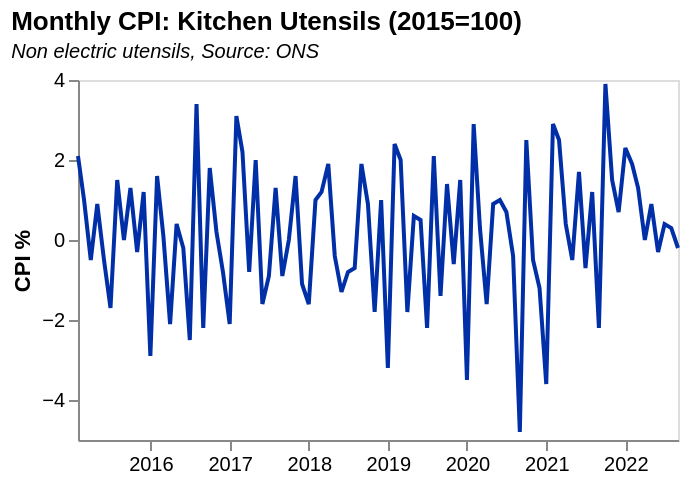

Vega-Lite specification stored for this chart:
### Vega-Lite specification from a JSON file in a GitHub repository (floating-point values rounded to 4 significant figures)
{"$schema": "https://vega.github.io/schema/vega-lite/v5.json", "data": {"values": [{"date": "2015 FEB", "label": "2015 FEB", "month": "February", "quarter": "", "sourceDataset": "MM23", "updateDate": "2017-03-14T00:00:00.000Z", "value": "2.1", "year": "2015"}, {"date": "2015 MAR", "label": "2015 MAR", "month": "March", "quarter": "", "sourceDataset": "MM23", "updateDate": "2017-03-14T00:00:00.000Z", "value": "1.0", "year": "2015"}, {"date": "2015 APR", "label": "2015 APR", "month": "April", "quarter": "", "sourceDataset": "MM23", "updateDate": "2017-03-14T00:00:00.000Z", "value": "-0.5", "year": "2015"}, {"date": "2015 MAY", "label": "2015 MAY", "month": "May", "quarter": "", "sourceDataset": "MM23", "updateDate": "2017-03-14T00:00:00.000Z", "value": "0.9", "year": "2015"}, {"date": "2015 JUN", "label": "2015 JUN", "month": "June", "quarter": "", "sourceDataset": "MM23", "updateDate": "2017-03-14T00:00:00.000Z", "value": "-0.5", "year": "2015"}, {"date": "2015 JUL", "label": "2015 JUL", "month": "July", "quarter": "", "sourceDataset": "MM23", "updateDate": "2017-03-14T00:00:00.000Z", "value": "-1.7", "year": "2015"}, {"date": "2015 AUG", "label": "2015 AUG", "month": "August", "quarter": "", "sourceDataset": "MM23", "updateDate": "2017-03-14T00:00:00.000Z", "value": "1.5", "year": "2015"}, {"date": "2015 SEP", "label": "2015 SEP", "month": "September", "quarter": "", "sourceDataset": "MM23", "updateDate": "2021-08-17T23:00:00.000Z", "value": "0.0", "year": "2015"}, {"date": "2015 OCT", "label": "2015 OCT", "month": "October", "quarter": "", "sourceDataset": "MM23", "updateDate": "2017-03-14T00:00:00.000Z", "value": "1.3", "year": "2015"}, {"date": "2015 NOV", "label": "2015 NOV", "month": "November", "quarter": "", "sourceDataset": "MM23", "updateDate": "2017-03-14T00:00:00.000Z", "value": "-0.3", "year": "2015"}, {"date": "2015 DEC", "label": "2015 DEC", "month": "December", "quarter": "", "sourceDataset": "MM23", "updateDate": "2017-03-14T00:00:00.000Z", "value": "1.2", "year": "2015"}, {"date": "2016 JAN", "label": "2016 JAN", "month": "January", "quarter": "", "sourceDataset": "MM23", "updateDate": "2017-03-14T00:00:00.000Z", "value": "-2.9", "year": "2016"}, {"date": "2016 FEB", "label": "2016 FEB", "month": "February", "quarter": "", "sourceDataset": "MM23", "updateDate": "2017-03-14T00:00:00.000Z", "value": "1.6", "year": "2016"}, {"date": "2016 MAR", "label": "2016 MAR", "month": "March", "quarter": "", "sourceDataset": "MM23", "updateDate": "2017-03-14T00:00:00.000Z", "value": "0.1", "year": "2016"}, {"date": "2016 APR", "label": "2016 APR", "month": "April", "quarter": "", "sourceDataset": "MM23", "updateDate": "2017-03-14T00:00:00.000Z", "value": "-2.1", "year": "2016"}, {"date": "2016 MAY", "label": "2016 MAY", "month": "May", "quarter": "", "sourceDataset": "MM23", "updateDate": "2017-03-14T00:00:00.000Z", "value": "0.4", "year": "2016"}, {"date": "2016 JUN", "label": "2016 JUN", "month": "June", "quarter": "", "sourceDataset": "MM23", "updateDate": "2017-03-14T00:00:00.000Z", "value": "-0.2", "year": "2016"}, {"date": "2016 JUL", "label": "2016 JUL", "month": "July", "quarter": "", "sourceDataset": "MM23", "updateDate": "2017-03-14T00:00:00.000Z", "value": "-2.5", "year": "2016"}, {"date": "2016 AUG", "label": "2016 AUG", "month": "August", "quarter": "", "sourceDataset": "MM23", "updateDate": "2017-03-14T00:00:00.000Z", "value": "3.4", "year": "2016"}, {"date": "2016 SEP", "label": "2016 SEP", "month": "September", "quarter": "", "sourceDataset": "MM23", "updateDate": "2017-03-14T00:00:00.000Z", "value": "-2.2", "year": "2016"}, {"date": "2016 OCT", "label": "2016 OCT", "month": "October", "quarter": "", "sourceDataset": "MM23", "updateDate": "2017-03-14T00:00:00.000Z", "value": "1.8", "year": "2016"}, {"date": "2016 NOV", "label": "2016 NOV", "month": "November", "quarter": "", "sourceDataset": "MM23", "updateDate": "2017-03-14T00:00:00.000Z", "value": "0.2", "year": "2016"}, {"date": "2016 DEC", "label": "2016 DEC", "month": "December", "quarter": "", "sourceDataset": "MM23", "updateDate": "2017-03-14T00:00:00.000Z", "value": "-0.8", "year": "2016"}, {"date": "2017 JAN", "label": "2017 JAN", "month": "January", "quarter": "", "sourceDataset": "MM23", "updateDate": "2017-03-14T00:00:00.000Z", "value": "-2.1", "year": "2017"}, {"date": "2017 FEB", "label": "2017 FEB", "month": "February", "quarter": "", "sourceDataset": "MM23", "updateDate": "2017-03-21T00:00:00.000Z", "value": "3.1", "year": "2017"}, {"date": "2017 MAR", "label": "2017 MAR", "month": "March", "quarter": "", "sourceDataset": "MM23", "updateDate": "2017-04-10T23:00:00.000Z", "value": "2.2", "year": "2017"}, {"date": "2017 APR", "label": "2017 APR", "month": "April", "quarter": "", "sourceDataset": "MM23", "updateDate": "2017-05-15T23:00:00.000Z", "value": "-0.8", "year": "2017"}, {"date": "2017 MAY", "label": "2017 MAY", "month": "May", "quarter": "", "sourceDataset": "MM23", "updateDate": "2017-06-12T23:00:00.000Z", "value": "2.0", "year": "2017"}, {"date": "2017 JUN", "label": "2017 JUN", "month": "June", "quarter": "", "sourceDataset": "MM23", "updateDate": "2017-07-17T23:00:00.000Z", "value": "-1.6", "year": "2017"}, {"date": "2017 JUL", "label": "2017 JUL", "month": "July", "quarter": "", "sourceDataset": "MM23", "updateDate": "2017-08-14T23:00:00.000Z", "value": "-0.9", "year": "2017"}, {"date": "2017 AUG", "label": "2017 AUG", "month": "August", "quarter": "", "sourceDataset": "MM23", "updateDate": "2017-09-11T23:00:00.000Z", "value": "1.3", "year": "2017"}, {"date": "2017 SEP", "label": "2017 SEP", "month": "September", "quarter": "", "sourceDataset": "MM23", "updateDate": "2017-10-16T23:00:00.000Z", "value": "-0.9", "year": "2017"}, {"date": "2017 OCT", "label": "2017 OCT", "month": "October", "quarter": "", "sourceDataset": "MM23", "updateDate": "2017-11-14T00:00:00.000Z", "value": "0.0", "year": "2017"}, {"date": "2017 NOV", "label": "2017 NOV", "month": "November", "quarter": "", "sourceDataset": "MM23", "updateDate": "2017-12-12T00:00:00.000Z", "value": "1.6", "year": "2017"}, {"date": "2017 DEC", "label": "2017 DEC", "month": "December", "quarter": "", "sourceDataset": "MM23", "updateDate": "2018-01-16T00:00:00.000Z", "value": "-1.1", "year": "2017"}, {"date": "2018 JAN", "label": "2018 JAN", "month": "January", "quarter": "", "sourceDataset": "MM23", "updateDate": "2018-02-13T00:00:00.000Z", "value": "-1.6", "year": "2018"}, {"date": "2018 FEB", "label": "2018 FEB", "month": "February", "quarter": "", "sourceDataset": "MM23", "updateDate": "2018-03-20T00:00:00.000Z", "value": "1.0", "year": "2018"}, {"date": "2018 MAR", "label": "2018 MAR", "month": "March", "quarter": "", "sourceDataset": "MM23", "updateDate": "2018-04-17T23:00:00.000Z", "value": "1.2", "year": "2018"}, {"date": "2018 APR", "label": "2018 APR", "month": "April", "quarter": "", "sourceDataset": "MM23", "updateDate": "2018-05-22T23:00:00.000Z", "value": "1.9", "year": "2018"}, {"date": "2018 MAY", "label": "2018 MAY", "month": "May", "quarter": "", "sourceDataset": "MM23", "updateDate": "2018-06-12T23:00:00.000Z", "value": "-0.4", "year": "2018"}, {"date": "2018 JUN", "label": "2018 JUN", "month": "June", "quarter": "", "sourceDataset": "MM23", "updateDate": "2018-07-17T23:00:00.000Z", "value": "-1.3", "year": "2018"}, {"date": "2018 JUL", "label": "2018 JUL", "month": "July", "quarter": "", "sourceDataset": "MM23", "updateDate": "2018-08-14T23:00:00.000Z", "value": "-0.8", "year": "2018"}, {"date": "2018 AUG", "label": "2018 AUG", "month": "August", "quarter": "", "sourceDataset": "MM23", "updateDate": "2018-09-18T23:00:00.000Z", "value": "-0.7", "year": "2018"}, {"date": "2018 SEP", "label": "2018 SEP", "month": "September", "quarter": "", "sourceDataset": "MM23", "updateDate": "2018-10-16T23:00:00.000Z", "value": "1.9", "year": "2018"}, {"date": "2018 OCT", "label": "2018 OCT", "month": "October", "quarter": "", "sourceDataset": "MM23", "updateDate": "2018-11-14T00:00:00.000Z", "value": "0.9", "year": "2018"}, {"date": "2018 NOV", "label": "2018 NOV", "month": "November", "quarter": "", "sourceDataset": "MM23", "updateDate": "2018-12-19T00:00:00.000Z", "value": "-1.8", "year": "2018"}, {"date": "2018 DEC", "label": "2018 DEC", "month": "December", "quarter": "", "sourceDataset": "MM23", "updateDate": "2019-01-16T00:00:00.000Z", "value": "1.0", "year": "2018"}, {"date": "2019 JAN", "label": "2019 JAN", "month": "January", "quarter": "", "sourceDataset": "MM23", "updateDate": "2019-02-13T00:00:00.000Z", "value": "-3.2", "year": "2019"}, {"date": "2019 FEB", "label": "2019 FEB", "month": "February", "quarter": "", "sourceDataset": "MM23", "updateDate": "2019-03-20T00:00:00.000Z", "value": "2.4", "year": "2019"}, {"date": "2019 MAR", "label": "2019 MAR", "month": "March", "quarter": "", "sourceDataset": "MM23", "updateDate": "2019-04-16T23:00:00.000Z", "value": "2.0", "year": "2019"}, {"date": "2019 APR", "label": "2019 APR", "month": "April", "quarter": "", "sourceDataset": "MM23", "updateDate": "2019-05-21T23:00:00.000Z", "value": "-1.8", "year": "2019"}, {"date": "2019 MAY", "label": "2019 MAY", "month": "May", "quarter": "", "sourceDataset": "MM23", "updateDate": "2019-06-18T23:00:00.000Z", "value": "0.6", "year": "2019"}, {"date": "2019 JUN", "label": "2019 JUN", "month": "June", "quarter": "", "sourceDataset": "MM23", "updateDate": "2019-07-16T23:00:00.000Z", "value": "0.5", "year": "2019"}, {"date": "2019 JUL", "label": "2019 JUL", "month": "July", "quarter": "", "sourceDataset": "MM23", "updateDate": "2019-08-13T23:00:00.000Z", "value": "-2.2", "year": "2019"}, {"date": "2019 AUG", "label": "2019 AUG", "month": "August", "quarter": "", "sourceDataset": "MM23", "updateDate": "2019-09-17T23:00:00.000Z", "value": "2.1", "year": "2019"}, {"date": "2019 SEP", "label": "2019 SEP", "month": "September", "quarter": "", "sourceDataset": "MM23", "updateDate": "2019-10-15T23:00:00.000Z", "value": "-1.4", "year": "2019"}, {"date": "2019 OCT", "label": "2019 OCT", "month": "October", "quarter": "", "sourceDataset": "MM23", "updateDate": "2019-11-13T00:00:00.000Z", "value": "1.4", "year": "2019"}, {"date": "2019 NOV", "label": "2019 NOV", "month": "November", "quarter": "", "sourceDataset": "MM23", "updateDate": "2019-12-18T00:00:00.000Z", "value": "-0.6", "year": "2019"}, {"date": "2019 DEC", "label": "2019 DEC", "month": "December", "quarter": "", "sourceDataset": "MM23", "updateDate": "2020-01-15T00:00:00.000Z", "value": "1.5", "year": "2019"}, {"date": "2020 JAN", "label": "2020 JAN", "month": "January", "quarter": "", "sourceDataset": "MM23", "updateDate": "2020-02-19T00:00:00.000Z", "value": "-3.5", "year": "2020"}, {"date": "2020 FEB", "label": "2020 FEB", "month": "February", "quarter": "", "sourceDataset": "MM23", "updateDate": "2020-03-25T00:00:00.000Z", "value": "2.9", "year": "2020"}, {"date": "2020 MAR", "label": "2020 MAR", "month": "March", "quarter": "", "sourceDataset": "MM23", "updateDate": "2020-04-21T23:00:00.000Z", "value": "0.3", "year": "2020"}, {"date": "2020 APR", "label": "2020 APR", "month": "April", "quarter": "", "sourceDataset": "MM23", "updateDate": "2020-05-19T23:00:00.000Z", "value": "-1.6", "year": "2020"}, {"date": "2020 MAY", "label": "2020 MAY", "month": "May", "quarter": "", "sourceDataset": "MM23", "updateDate": "2020-06-16T23:00:00.000Z", "value": "0.9", "year": "2020"}, {"date": "2020 JUN", "label": "2020 JUN", "month": "June", "quarter": "", "sourceDataset": "MM23", "updateDate": "2020-07-14T23:00:00.000Z", "value": "1.0", "year": "2020"}, {"date": "2020 JUL", "label": "2020 JUL", "month": "July", "quarter": "", "sourceDataset": "MM23", "updateDate": "2020-08-18T23:00:00.000Z", "value": "0.7", "year": "2020"}, {"date": "2020 AUG", "label": "2020 AUG", "month": "August", "quarter": "", "sourceDataset": "MM23", "updateDate": "2020-09-15T23:00:00.000Z", "value": "-0.4", "year": "2020"}, {"date": "2020 SEP", "label": "2020 SEP", "month": "September", "quarter": "", "sourceDataset": "MM23", "updateDate": "2020-10-20T23:00:00.000Z", "value": "-4.8", "year": "2020"}, {"date": "2020 OCT", "label": "2020 OCT", "month": "October", "quarter": "", "sourceDataset": "MM23", "updateDate": "2020-11-18T00:00:00.000Z", "value": "2.5", "year": "2020"}, {"date": "2020 NOV", "label": "2020 NOV", "month": "November", "quarter": "", "sourceDataset": "MM23", "updateDate": "2020-12-16T00:00:00.000Z", "value": "-0.5", "year": "2020"}, {"date": "2020 DEC", "label": "2020 DEC", "month": "December", "quarter": "", "sourceDataset": "MM23", "updateDate": "2021-01-20T00:00:00.000Z", "value": "-1.2", "year": "2020"}, {"date": "2021 JAN", "label": "2021 JAN", "month": "January", "quarter": "", "sourceDataset": "MM23", "updateDate": "2021-02-17T00:00:00.000Z", "value": "-3.6", "year": "2021"}, {"date": "2021 FEB", "label": "2021 FEB", "month": "February", "quarter": "", "sourceDataset": "MM23", "updateDate": "2021-03-24T00:00:00.000Z", "value": "2.9", "year": "2021"}, {"date": "2021 MAR", "label": "2021 MAR", "month": "March", "quarter": "", "sourceDataset": "MM23", "updateDate": "2021-04-20T23:00:00.000Z", "value": "2.5", "year": "2021"}, {"date": "2021 APR", "label": "2021 APR", "month": "April", "quarter": "", "sourceDataset": "MM23", "updateDate": "2021-05-18T23:00:00.000Z", "value": "0.4", "year": "2021"}, {"date": "2021 MAY", "label": "2021 MAY", "month": "May", "quarter": "", "sourceDataset": "MM23", "updateDate": "2021-06-15T23:00:00.000Z", "value": "-0.5", "year": "2021"}, {"date": "2021 JUN", "label": "2021 JUN", "month": "June", "quarter": "", "sourceDataset": "MM23", "updateDate": "2021-07-13T23:00:00.000Z", "value": "1.7", "year": "2021"}, {"date": "2021 JUL", "label": "2021 JUL", "month": "July", "quarter": "", "sourceDataset": "MM23", "updateDate": "2021-08-17T23:00:00.000Z", "value": "-0.7", "year": "2021"}, {"date": "2021 AUG", "label": "2021 AUG", "month": "August", "quarter": "", "sourceDataset": "MM23", "updateDate": "2021-08-17T23:00:00.000Z", "value": "1.2", "year": "2021"}, {"date": "2021 SEP", "label": "2021 SEP", "month": "September", "quarter": "", "sourceDataset": "MM23", "updateDate": "2021-10-19T23:00:00.000Z", "value": "-2.2", "year": "2021"}, {"date": "2021 OCT", "label": "2021 OCT", "month": "October", "quarter": "", "sourceDataset": "MM23", "updateDate": "2021-11-17T00:00:00.000Z", "value": "3.9", "year": "2021"}, {"date": "2021 NOV", "label": "2021 NOV", "month": "November", "quarter": "", "sourceDataset": "MM23", "updateDate": "2021-12-15T00:00:00.000Z", "value": "1.5", "year": "2021"}, {"date": "2021 DEC", "label": "2021 DEC", "month": "December", "quarter": "", "sourceDataset": "MM23", "updateDate": "2022-01-19T00:00:00.000Z", "value": "0.7", "year": "2021"}, {"date": "2022 JAN", "label": "2022 JAN", "month": "January", "quarter": "", "sourceDataset": "MM23", "updateDate": "2022-02-16T00:00:00.000Z", "value": "2.3", "year": "2022"}, {"date": "2022 FEB", "label": "2022 FEB", "month": "February", "quarter": "", "sourceDataset": "MM23", "updateDate": "2022-03-23T00:00:00.000Z", "value": "1.9", "year": "2022"}, {"date": "2022 MAR", "label": "2022 MAR", "month": "March", "quarter": "", "sourceDataset": "MM23", "updateDate": "2022-04-12T23:00:00.000Z", "value": "1.3", "year": "2022"}, {"date": "2022 APR", "label": "2022 APR", "month": "April", "quarter": "", "sourceDataset": "MM23", "updateDate": "2022-05-17T23:00:00.000Z", "value": "0.0", "year": "2022"}, {"date": "2022 MAY", "label": "2022 MAY", "month": "May", "quarter": "", "sourceDataset": "MM23", "updateDate": "2022-06-21T23:00:00.000Z", "value": "0.9", "year": "2022"}, {"date": "2022 JUN", "label": "2022 JUN", "month": "June", "quarter": "", "sourceDataset": "MM23", "updateDate": "2022-07-19T23:00:00.000Z", "value": "-0.3", "year": "2022"}, {"date": "2022 JUL", "label": "2022 JUL", "month": "July", "quarter": "", "sourceDataset": "MM23", "updateDate": "2022-08-16T23:00:00.000Z", "value": "0.4", "year": "2022"}, {"date": "2022 AUG", "label": "2022 AUG", "month": "August", "quarter": "", "sourceDataset": "MM23", "updateDate": "2022-09-13T23:00:00.000Z", "value": "0.3", "year": "2022"}, {"date": "2022 SEP", "label": "2022 SEP", "month": "September", "quarter": "", "sourceDataset": "MM23", "updateDate": "2022-10-18T23:00:00.000Z", "value": "-0.2", "year": "2022"}], "format": {"parse": {"date": "date"}}}, "title": {"text": "Monthly CPI: Kitchen Utensils (2015=100)", "subtitle": "Non electric utensils, Source: ONS", "subtitleFontStyle": "italic", "subtitleFontSize": 10, "anchor": "start", "color": "black"}, "width": 300, "height": 180, "mark": {"type": "line", "color": "rgb(0,47,167"}, "encoding": {"x": {"field": "date", "type": "temporal", "axis": {"grid": false}, "title": ""}, "y": {"field": "value", "type": "quantitative", "axis": {"grid": false}, "title": "CPI %"}, "tooltip": [{"field": "date", "type": "temporal", "title": "Year"}, {"field": "value", "type": "quantitative", "title": "CPI"}]}}
